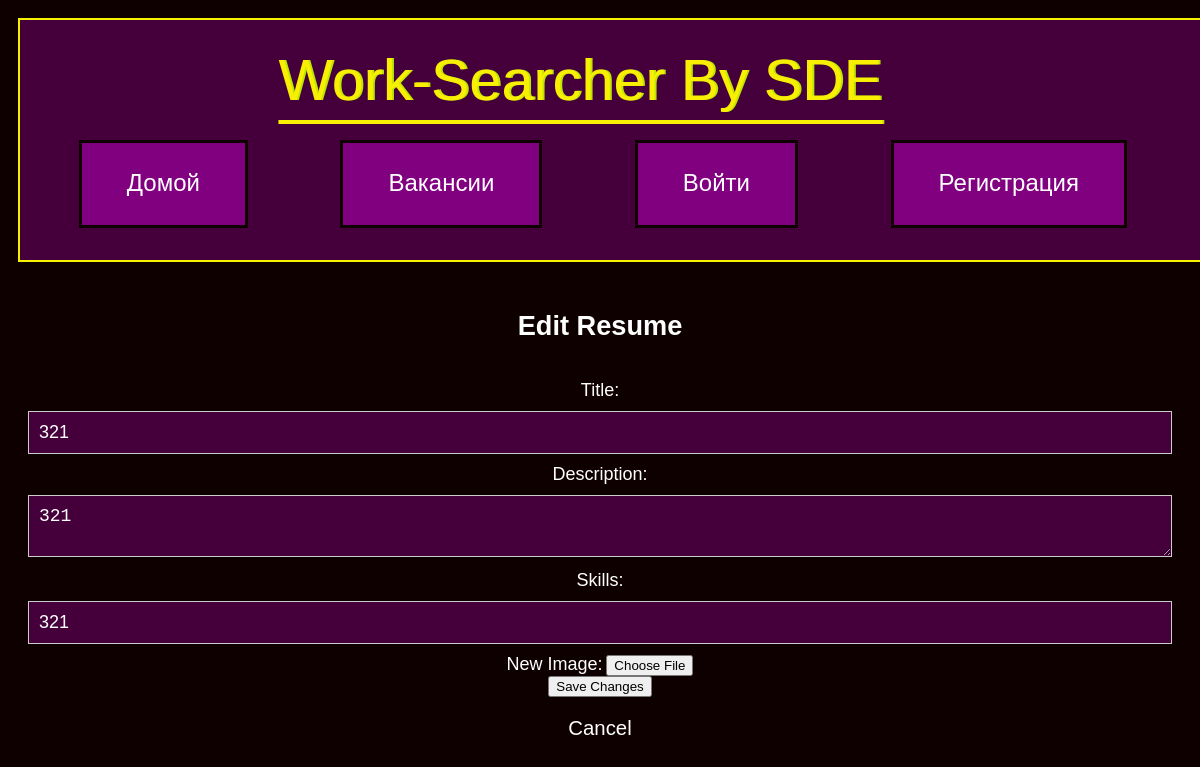
The app's page /resume/1/edit with its own data.
### Model/models.py (models this page shows)
class Resume(db.Model):
    id = db.Column(db.Integer, primary_key=True)
    title = db.Column(db.String(300), nullable=False)
    description = db.Column(db.Text, nullable=False)
    skills = db.Column(db.String(200))
    image_filename = db.Column(db.String(300))
    user_id = db.Column(db.Integer, db.ForeignKey('user.id'), nullable=False)
    user = db.relationship('User', backref=db.backref('resumes', lazy=True))
    status = db.Column(db.Boolean, nullable=True)

### Controller/resume.py (the view, shortened to what this page needs)
@resume.route('/resume/<int:resume_id>/edit', methods=['GET', 'POST'])
def edit_resume(resume_id):
    resume = Resume.query.get(resume_id)
    if not resume:
        abort(404, description="Резюме не найдено")
    return render_template('edit_resume.html', resume=resume)

### templates/edit_resume.html (shortened to what this page needs)
{% extends "base.html" %}
{% block content %}
    <h1>Edit Resume</h1>
    <form method="post" action="{{ url_for('resume.edit_resume', resume_id=resume.id) }}" enctype="multipart/form-data">
        <label for="title">Title:</label>
        <input type="text" name="title" value="{{ resume.title }}" required><br>
        <label for="description">Description:</label>
        <textarea name="description" required>{{ resume.description }}</textarea><br>
        <label for="skills">Skills:</label>
        <input type="text" name="skills" value="{{ resume.skills }}" required><br>
        <label for="new_image_file">New Image:</label>
        <button type="button" class="file-upload-btn" onclick="document.getElementById('new_image_file').click()">Choose File</button>
        <br>
        <button type="submit">Save Changes</button>
    </form>
    <a href="{{ url_for('CZN.resumes') }}">Cancel</a>
{% endblock %}

### static/styles.css (style rules this page uses)
html { height:100%; }
body { background: #0f0000; color : #ffffff; font-family: "helterskelter", sans-serif; -webkit-background-size: cover; }
a { text-decoration: none; color: #ffffff; font-size: 150%; padding: 15px; }
label { font-size: 18px; }
form { color: #fff; padding: 20px; }
input, textarea { background: #45003c; width: 100%; padding: 10px; box-sizing: border-box; border: 1px solid #ccc; color: #fff; margin-bottom: 10px; margin-top: 10px; font-size: 18px; }

### records on screen
Resume: title "321", description "321", skills "321"
